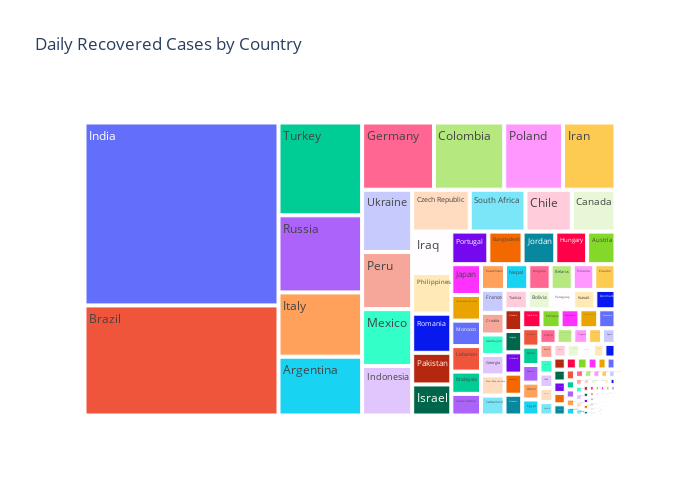

Notebook code cell kept with this figure:
### Markdown cell above
А теперь построим что-нибудь новенькое, специфичное для библиотеки plotly. Например график treemap() (древесная или иерархическая диаграмма). Такой график используется для исследования показателя, когда число возможных категорий велико (например, число стран в таблице covid_df).

Основные параметры метода treemap():
* data_frame - ну собственно DataFrame, по которому строим график
* path - категориальные признаки (их может быть несколько), в разрезе которых строится диаграмма
* values - показатель, по которому рассчитываются размеры прямоугольников

Построим иерархическую диаграмму для среднего ежедневного показателя выздоровевших пациентов (daily_recovered) во всех странах.

### Code cell
#считаем среднюю ежедневную заболеваемость по странам
treemap_data = covid_df.groupby(
    by='country',
    as_index=False
)[['daily_recovered']].mean()

#строим график
fig = px.treemap(
    data_frame=treemap_data, #датафрейм
    path=['country'], #кат. признак, для которого строится график
    values='daily_recovered', #параметр, который сравнивается
    height=500, #высота
    width=700, #ширина
    title='Daily Recovered Cases by Country') #заголовок

#отображаем его
fig.show()

### Figure 1 — Plotly figure (JSON) as saved in the notebook; plotly's stock layout.template omitted (floating-point values rounded to 4 significant figures; data arrays with more than 128 entries replaced by an {"elided": "..."} marker saying what was removed)
{"data": [{"branchvalues": "total", "domain": {"x": [0, 1], "y": [0, 1]}, "hovertemplate": "labels=%{label}<br>daily_recovered=%{value}<br>parent=%{parent}<br>id=%{id}<extra></extra>", "ids": {"elided": "221 str values"}, "labels": {"elided": "221 str values"}, "name": "", "parents": {"elided": "221 str values"}, "type": "treemap", "values": {"elided": "221 float values"}}], "layout": {"height": 500, "legend": {"tracegroupgap": 0}, "title": {"text": "Daily Recovered Cases by Country"}, "width": 700}}
